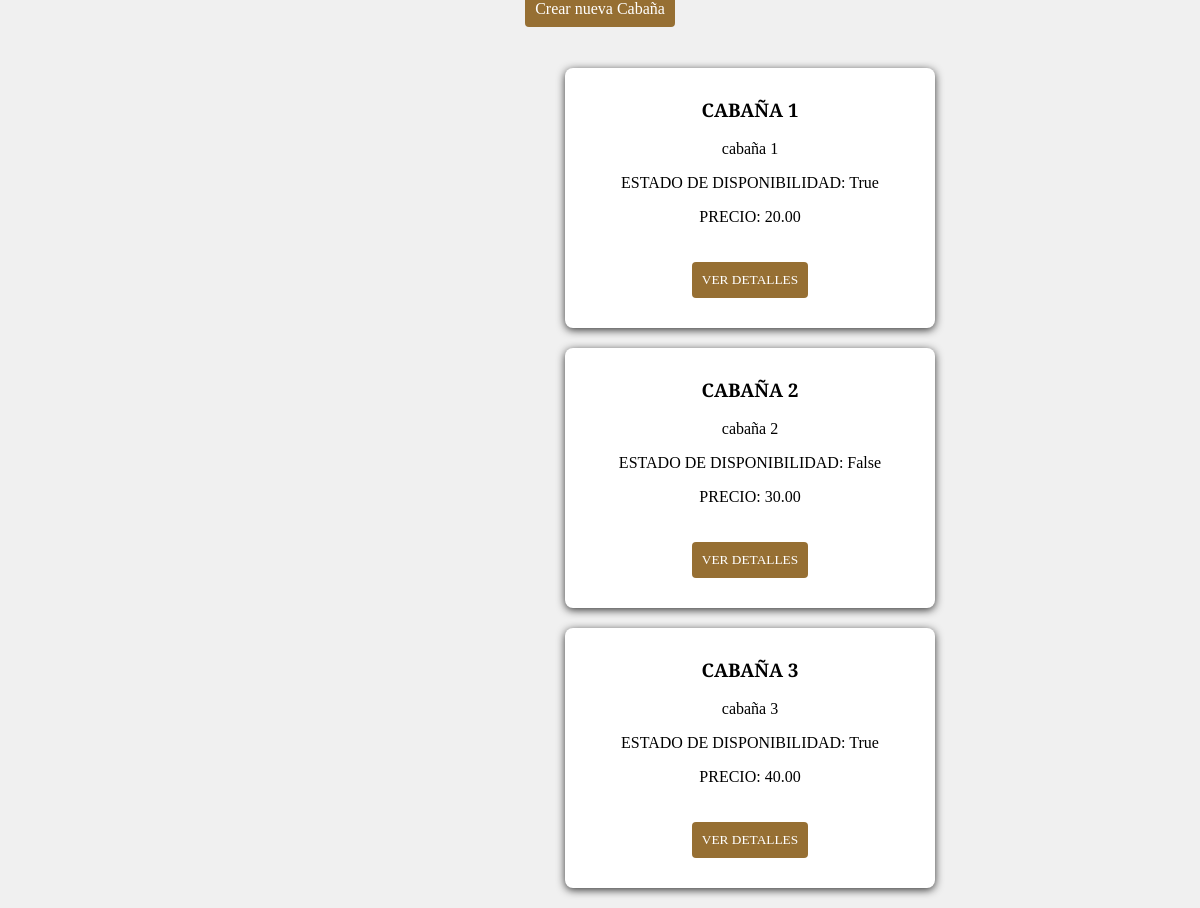
Before: /cabin/manage/ with the older database file.
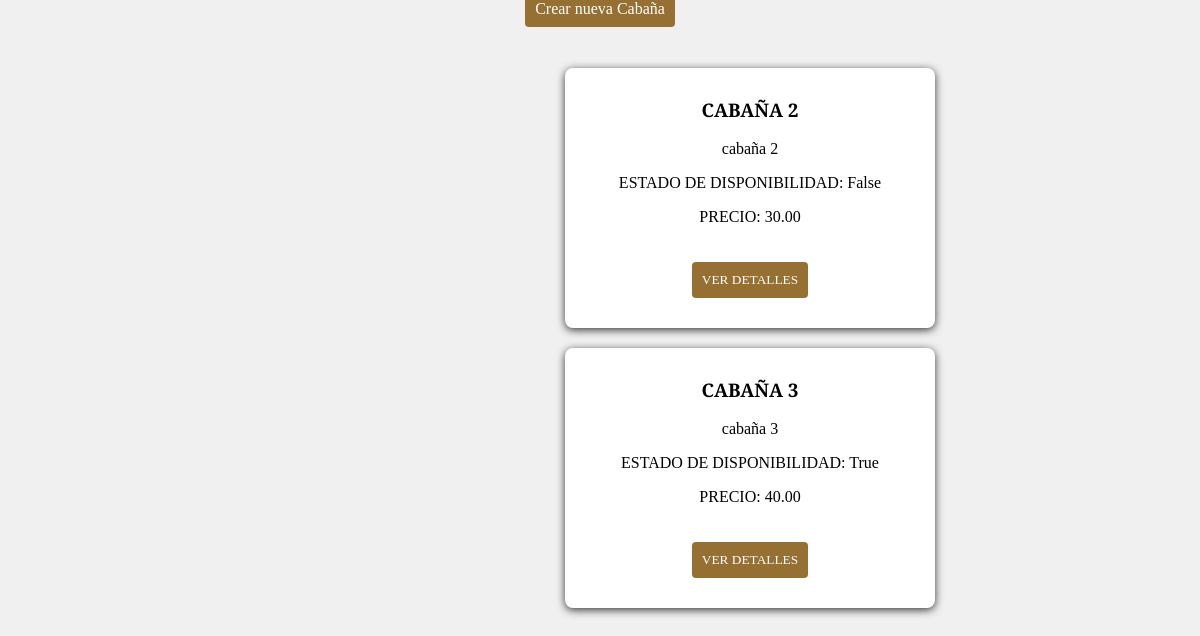
After: the same page with the newer database file.
### cabin/models.py (models this page shows, shortened)
class Cabin(models.Model):
    number = models.IntegerField(verbose_name="Numero de la Cabaña")
    preview = models.TextField(blank=True, null=True, verbose_name="Preview de la Cabaña")
    description = models.TextField(verbose_name="Descripcion de la Cabaña")
    rooms = models.IntegerField(verbose_name="Nro. de Habitaciones")
    bathroom = models.IntegerField(verbose_name="Nro. de Baños")
    dining_room = models.CharField(max_length=20, verbose_name="Comedor")
    kitchen = models.CharField(max_length=20, verbose_name="Cocina")
    availability = models.BooleanField(verbose_name="Disponibilidad de la Cabaña")
    price = models.DecimalField(max_digits=4, decimal_places=2)
    class Meta:
        verbose_name = "cabin"
        verbose_name_plural = "cabins"

### cabin/views.py (the view)
# urls.py: path('manage/', ManageCabin.as_view(), name="cabin_manage"),
class ManageCabin(ListView):
    model = Cabin
    template_name = "dashboard/manage_cabin.html"
    context_object_name = "cabins"

### camping/context_processors.py (called while the page is built)
def form_processor(request):
    return {"form": Contact()}

### templates/dashboard/manage_cabin.html (shortened to what this page needs)
{% load static %}
<link rel="stylesheet" href="{% static 'css/style.css' %}">
{% block cabin %}
    <a href="{% url 'cabin:create_cabin' %}" class="cabin-create"> Crear nueva Cabaña </a>
    <section class="cabin-management">
        {% for cabin in cabins %}
            <article class="cabin-manage">
                <h3> CABAÑA {{ cabin.number }} </h3>
                <p> {{ cabin.preview }} </p>
                <p> ESTADO DE DISPONIBILIDAD: {{ cabin.availability }} </p>
                <p> PRECIO: {{ cabin.price }} </p>
                <button class="edit-cabin"> <a href="{% url 'cabin:cabin_edit' cabin.pk %}"> VER DETALLES </a> </button>
            </article>
        {% endfor %}
    </section>
{% endblock %}

Changed rows visible on the page:
removed Cabin: number "1", preview "cabaña 1", availability "True", price "20.00"
